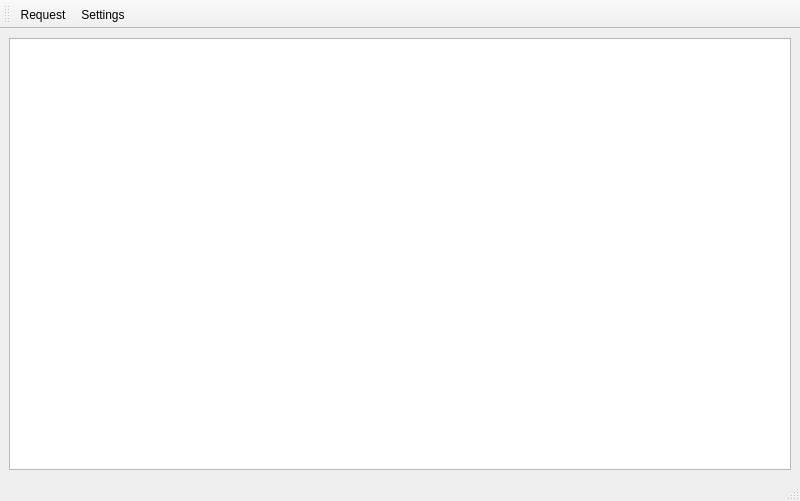
<?xml version="1.0" encoding="UTF-8"?>
<ui version="4.0">
 <class>MainWindow</class>
 <widget class="QMainWindow" name="MainWindow">
  <property name="geometry">
   <rect>
    <x>0</x>
    <y>0</y>
    <width>800</width>
    <height>501</height>
   </rect>
  </property>
  <property name="windowTitle">
   <string>MainWindow</string>
  </property>
  <widget class="QWidget" name="centralwidget">
   <layout class="QVBoxLayout" name="verticalLayout">
    <item>
     <widget class="QTableWidget" name="tableWidget"/>
    </item>
   </layout>
  </widget>
  <widget class="QStatusBar" name="statusbar"/>
  <widget class="QToolBar" name="toolBar">
   <property name="windowTitle">
    <string>toolBar</string>
   </property>
   <attribute name="toolBarArea">
    <enum>TopToolBarArea</enum>
   </attribute>
   <attribute name="toolBarBreak">
    <bool>false</bool>
   </attribute>
   <addaction name="actionRequest"/>
   <addaction name="actionSettings"/>
  </widget>
  <action name="actionRequest">
   <property name="icon">
    <iconset resource="../resources.qrc">
     <normaloff>:/icons/request_icon.png</normaloff>:/icons/request_icon.png</iconset>
   </property>
   <property name="text">
    <string>Request</string>
   </property>
  </action>
  <action name="actionSettings">
   <property name="icon">
    <iconset resource="../resources.qrc">
     <normaloff>:/icons/settings_icon.png</normaloff>:/icons/settings_icon.png</iconset>
   </property>
   <property name="text">
    <string>Settings</string>
   </property>
  </action>
 </widget>
 <resources>
  <include location="../resources.qrc"/>
 </resources>
 <connections/>
</ui>
